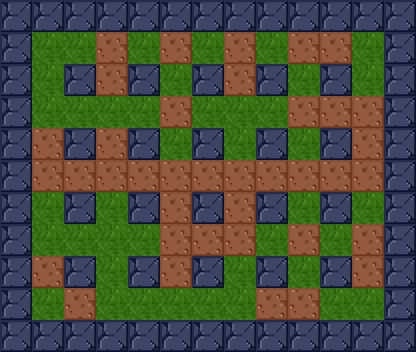

Rendered tile map (Tiled .tmx) drawn with the repository's tilesets; below, a short description and the full map source, tile grids included:
An orthogonal 13x11 tile map with 32x32 px tiles, 2 tile layers (base, piedras).

<map version="1.0" orientation="orthogonal" renderorder="right-down" width="13" height="11" tilewidth="32" tileheight="32" nextobjectid="1">
 <properties>
  <property name="nombre" value="Nivel 1" />
 </properties>
 <tileset firstgid="1" name="tile" tilewidth="32" tileheight="32" tilecount="3">
  <image source="../tilebase.png" width="96" height="32" />
  <terraintypes>
   <terrain name="New Terrain" tile="-1" />
  </terraintypes>
 </tileset>
 <layer name="base" width="13" height="11">
  <data>
   <tile gid="1" />
   <tile gid="1" />
   <tile gid="1" />
   <tile gid="1" />
   <tile gid="1" />
   <tile gid="1" />
   <tile gid="1" />
   <tile gid="1" />
   <tile gid="1" />
   <tile gid="1" />
   <tile gid="1" />
   <tile gid="1" />
   <tile gid="1" />
   <tile gid="1" />
   <tile gid="2" />
   <tile gid="2" />
   <tile gid="2" />
   <tile gid="2" />
   <tile gid="2" />
   <tile gid="2" />
   <tile gid="2" />
   <tile gid="2" />
   <tile gid="2" />
   <tile gid="2" />
   <tile gid="2" />
   <tile gid="1" />
   <tile gid="1" />
   <tile gid="2" />
   <tile gid="1" />
   <tile gid="2" />
   <tile gid="1" />
   <tile gid="2" />
   <tile gid="1" />
   <tile gid="2" />
   <tile gid="1" />
   <tile gid="2" />
   <tile gid="1" />
   <tile gid="2" />
   <tile gid="1" />
   <tile gid="1" />
   <tile gid="2" />
   <tile gid="2" />
   <tile gid="2" />
   <tile gid="2" />
   <tile gid="2" />
   <tile gid="2" />
   <tile gid="2" />
   <tile gid="2" />
   <tile gid="2" />
   <tile gid="2" />
   <tile gid="2" />
   <tile gid="1" />
   <tile gid="1" />
   <tile gid="2" />
   <tile gid="1" />
   <tile gid="2" />
   <tile gid="1" />
   <tile gid="2" />
   <tile gid="1" />
   <tile gid="2" />
   <tile gid="1" />
   <tile gid="2" />
   <tile gid="1" />
   <tile gid="2" />
   <tile gid="1" />
   <tile gid="1" />
   <tile gid="2" />
   <tile gid="2" />
   <tile gid="2" />
   <tile gid="2" />
   <tile gid="2" />
   <tile gid="2" />
   <tile gid="2" />
   <tile gid="2" />
   <tile gid="2" />
   <tile gid="2" />
   <tile gid="2" />
   <tile gid="1" />
   <tile gid="1" />
   <tile gid="2" />
   <tile gid="1" />
   <tile gid="2" />
   <tile gid="1" />
   <tile gid="2" />
   <tile gid="1" />
   <tile gid="2" />
   <tile gid="1" />
   <tile gid="2" />
   <tile gid="1" />
   <tile gid="2" />
   <tile gid="1" />
   <tile gid="1" />
   <tile gid="2" />
   <tile gid="2" />
   <tile gid="2" />
   <tile gid="2" />
   <tile gid="2" />
   <tile gid="2" />
   <tile gid="2" />
   <tile gid="2" />
   <tile gid="2" />
   <tile gid="2" />
   <tile gid="2" />
   <tile gid="1" />
   <tile gid="1" />
   <tile gid="2" />
   <tile gid="1" />
   <tile gid="2" />
   <tile gid="1" />
   <tile gid="2" />
   <tile gid="1" />
   <tile gid="2" />
   <tile gid="1" />
   <tile gid="2" />
   <tile gid="1" />
   <tile gid="2" />
   <tile gid="1" />
   <tile gid="1" />
   <tile gid="2" />
   <tile gid="2" />
   <tile gid="2" />
   <tile gid="2" />
   <tile gid="2" />
   <tile gid="2" />
   <tile gid="2" />
   <tile gid="2" />
   <tile gid="2" />
   <tile gid="2" />
   <tile gid="2" />
   <tile gid="1" />
   <tile gid="1" />
   <tile gid="1" />
   <tile gid="1" />
   <tile gid="1" />
   <tile gid="1" />
   <tile gid="1" />
   <tile gid="1" />
   <tile gid="1" />
   <tile gid="1" />
   <tile gid="1" />
   <tile gid="1" />
   <tile gid="1" />
   <tile gid="1" />
  </data>
 </layer>
 <layer name="piedras" width="13" height="11">
  <data>
   <tile gid="0" />
   <tile gid="0" />
   <tile gid="0" />
   <tile gid="0" />
   <tile gid="0" />
   <tile gid="0" />
   <tile gid="0" />
   <tile gid="0" />
   <tile gid="0" />
   <tile gid="0" />
   <tile gid="0" />
   <tile gid="0" />
   <tile gid="0" />
   <tile gid="0" />
   <tile gid="0" />
   <tile gid="0" />
   <tile gid="3" />
   <tile gid="0" />
   <tile gid="3" />
   <tile gid="0" />
   <tile gid="3" />
   <tile gid="0" />
   <tile gid="3" />
   <tile gid="3" />
   <tile gid="0" />
   <tile gid="0" />
   <tile gid="0" />
   <tile gid="0" />
   <tile gid="0" />
   <tile gid="3" />
   <tile gid="0" />
   <tile gid="0" />
   <tile gid="0" />
   <tile gid="3" />
   <tile gid="0" />
   <tile gid="0" />
   <tile gid="0" />
   <tile gid="0" />
   <tile gid="0" />
   <tile gid="0" />
   <tile gid="0" />
   <tile gid="0" />
   <tile gid="0" />
   <tile gid="0" />
   <tile gid="3" />
   <tile gid="0" />
   <tile gid="0" />
   <tile gid="0" />
   <tile gid="3" />
   <tile gid="3" />
   <tile gid="3" />
   <tile gid="0" />
   <tile gid="0" />
   <tile gid="3" />
   <tile gid="0" />
   <tile gid="3" />
   <tile gid="0" />
   <tile gid="0" />
   <tile gid="0" />
   <tile gid="0" />
   <tile gid="0" />
   <tile gid="0" />
   <tile gid="0" />
   <tile gid="3" />
   <tile gid="0" />
   <tile gid="0" />
   <tile gid="3" />
   <tile gid="3" />
   <tile gid="3" />
   <tile gid="3" />
   <tile gid="3" />
   <tile gid="3" />
   <tile gid="3" />
   <tile gid="3" />
   <tile gid="3" />
   <tile gid="3" />
   <tile gid="3" />
   <tile gid="0" />
   <tile gid="0" />
   <tile gid="0" />
   <tile gid="0" />
   <tile gid="0" />
   <tile gid="0" />
   <tile gid="3" />
   <tile gid="0" />
   <tile gid="3" />
   <tile gid="0" />
   <tile gid="0" />
   <tile gid="0" />
   <tile gid="0" />
   <tile gid="0" />
   <tile gid="0" />
   <tile gid="0" />
   <tile gid="0" />
   <tile gid="0" />
   <tile gid="0" />
   <tile gid="3" />
   <tile gid="3" />
   <tile gid="3" />
   <tile gid="0" />
   <tile gid="3" />
   <tile gid="0" />
   <tile gid="3" />
   <tile gid="0" />
   <tile gid="0" />
   <tile gid="3" />
   <tile gid="0" />
   <tile gid="0" />
   <tile gid="0" />
   <tile gid="3" />
   <tile gid="0" />
   <tile gid="0" />
   <tile gid="0" />
   <tile gid="0" />
   <tile gid="0" />
   <tile gid="3" />
   <tile gid="0" />
   <tile gid="0" />
   <tile gid="0" />
   <tile gid="3" />
   <tile gid="0" />
   <tile gid="0" />
   <tile gid="0" />
   <tile gid="0" />
   <tile gid="0" />
   <tile gid="3" />
   <tile gid="3" />
   <tile gid="0" />
   <tile gid="0" />
   <tile gid="0" />
   <tile gid="0" />
   <tile gid="0" />
   <tile gid="0" />
   <tile gid="0" />
   <tile gid="0" />
   <tile gid="0" />
   <tile gid="0" />
   <tile gid="0" />
   <tile gid="0" />
   <tile gid="0" />
   <tile gid="0" />
   <tile gid="0" />
   <tile gid="0" />
  </data>
 </layer>
</map>
